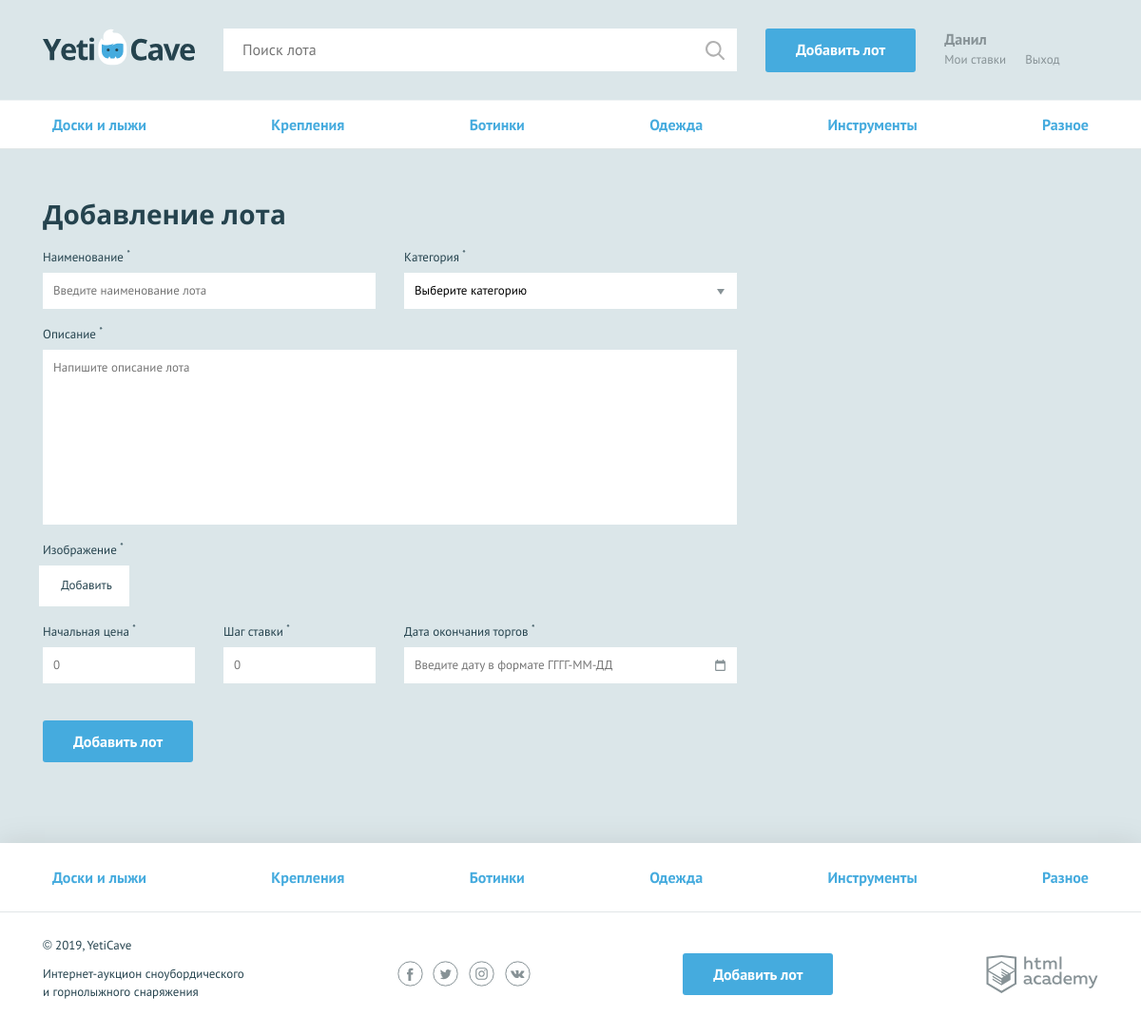
/add.php (signed in), run on the app's committed database.
### tables this page shows
CREATE TABLE IF NOT EXISTS categories
(
    id INT AUTO_INCREMENT PRIMARY KEY,
    name VARCHAR(255) NOT NULL,
    code VARCHAR(50) NOT NULL,
    UNIQUE KEY unique_name(name)
);

### helpers.php (called while the page is built, shortened)
<?php
function include_template($name, array $data = []) {
    $name = 'templates/' . $name;
    extract($data);
    require $name;
    $result = ob_get_clean();
    return $result;
}

### functions.php (called while the page is built, shortened)
<?php
function get_categories(mysqli $con): array
{
    $sql = "SELECT id, name FROM categories ORDER BY id";
    $result = mysqli_query($con, $sql);
    return mysqli_fetch_all($result, MYSQLI_ASSOC);
}

### templates/add.php (the view, shortened to what this page needs)
<?php
$form_class = $errors ? 'form form--invalid' : 'form';
?>
<main>
    <nav class="nav">
        <ul class="nav__list container">
            <?php foreach ($categories as $category): ?>
            <li class="nav__item">
                <a href="pages/all-lots.html"><?= htmlspecialchars($category['name'], ENT_QUOTES | ENT_SUBSTITUTE, 'UTF-8') ?></a>
            </li>
            <?php endforeach; ?>
        </ul>
    </nav>
    <form class="<?= $form_class ?> form--add-lot container" action="add.php" method="post" enctype="multipart/form-data">
        <h2>Добавление лота</h2>
        <div class="form__container-two">
            <div class="form__item<?= isset($errors['title']) ? ' form__item--invalid' : '' ?>">
                <label for="lot-name">Наименование <sup>*</sup></label>
                <input id="lot-name" type="text" name="title" placeholder="Введите наименование лота"
                       value="<?= htmlspecialchars($lot['title'], ENT_QUOTES | ENT_SUBSTITUTE, 'UTF-8') ?>">
            </div>
            <div class="form__item<?= isset($errors['category_id']) ? ' form__item--invalid' : '' ?>">
                <label for="category">Категория <sup>*</sup></label>
                <select id="category" name="category_id">
                    <option value="">Выберите категорию</option>
                </select>
            </div>
        </div>
        <div class="form__item form__item--wide<?= isset($errors['description']) ? ' form__item--invalid' : '' ?>">
            <label for="message">Описание <sup>*</sup></label>
            <textarea id="message" name="description" placeholder="Напишите описание лота"><?= htmlspecialchars($lot['description'], ENT_QUOTES | ENT_SUBSTITUTE, 'UTF-8') ?></textarea>
        </div>
        <div class="form__item form__item--file<?= isset($errors['image']) ? ' form__item--invalid' : '' ?>">
            <label>Изображение <sup>*</sup></label>
            <div class="form__input-file">
                <label for="lot-img">Добавить</label>
            </div>
        </div>
        <div class="form__container-three">
            <div class="form__item form__item--small<?= isset($errors['starting_price']) ? ' form__item--invalid' : '' ?>">
                <label for="lot-rate">Начальная цена <sup>*</sup></label>
                <input id="lot-rate" type="text" name="starting_price" placeholder="0"
                       value="<?= htmlspecialchars($lot['starting_price'], ENT_QUOTES | ENT_SUBSTITUTE, 'UTF-8') ?>">
            </div>
            <div class="form__item form__item--small<?= isset($errors['bid_step']) ? ' form__item--invalid' : '' ?>">
                <label for="lot-step">Шаг ставки <sup>*</sup></label>
                <input id="lot-step" type="text" name="bid_step" placeholder="0"
                       value="<?= htmlspecialchars($lot['bid_step'], ENT_QUOTES | ENT_SUBSTITUTE, 'UTF-8') ?>">
            </div>
            <div class="form__item<?= isset($errors['expiration_date']) ? ' form__item--invalid' : '' ?>">
                <label for="lot-date">Дата окончания торгов <sup>*</sup></label>
                <input class="form__input-date" id="lot-date" type="text" name="expiration_date" placeholder="Введите дату в формате ГГГГ-ММ-ДД"
                       value="<?= htmlspecialchars($lot['expiration_date'], ENT_QUOTES | ENT_SUBSTITUTE, 'UTF-8') ?>">
            </div>
        </div>
        <button type="submit" class="button">Добавить лот</button>
    </form>
</main>

### templates/layout.php (shortened to what this page needs)
<?php
$is_auth = isset($_SESSION['user']);
$user_name = $is_auth ? $_SESSION['user']['name'] : '';
$search = isset($search) && is_string($search) ? $search : '';
?>
<!DOCTYPE html>
<html lang="ru">
<head>
    <link href="/css/normalize.min.css" rel="stylesheet">
    <link href="/css/style.css" rel="stylesheet">
    <link href="/css/flatpickr.min.css" rel="stylesheet">
</head>
<body>
<div class="page-wrapper">
<header class="main-header">
    <div class="main-header__container container">
        <a class="main-header__logo" href="/index.php">
            <img src="/img/logo.svg" width="160" height="39" alt="Логотип компании YetiCave">
        </a>
        <form class="main-header__search" method="get" action="/search.php" autocomplete="off">
            <input
                type="search"
                name="search"
                placeholder="Поиск лота"
                value="<?= htmlspecialchars($search, ENT_QUOTES | ENT_SUBSTITUTE, 'UTF-8') ?>"
            >
            <input class="main-header__search-btn" type="submit" name="find" value="Найти">
        </form>
        <?php if ($is_auth): ?>
            <a class="main-header__add-lot button" href="/add.php">Добавить лот</a>
        <?php endif; ?>
        <nav class="user-menu">
            <?php if ($is_auth): ?>
                <div class="user-menu__logged">
                    <p><?= htmlspecialchars((string)$user_name, ENT_QUOTES | ENT_SUBSTITUTE, 'UTF-8') ?></p>
                    <a class="user-menu__bets" href="/index.php">Мои ставки</a>
                    <a class="user-menu__logout" href="/logout.php">Выход</a>
                </div>
            <?php endif; ?>
        </nav>
    </div>
</header>
<?= $main_content ?>
</div>
<footer class="main-footer">
    <nav class="nav">
        <ul class="nav__list container">
            <?php foreach ($categories as $category): ?>
                <li class="nav__item">
                    <a href="/index.php?category_id=<?= (int) $category['id'] ?>"><?= htmlspecialchars($category["name"], ENT_QUOTES | ENT_SUBSTITUTE, 'UTF-8') ?></a>
                </li>
            <?php endforeach; ?>
        </ul>
    </nav>
    <div class="main-footer__bottom container">
        <div class="main-footer__copyright">
            <p>© 2019, YetiCave</p>
            <p>Интернет-аукцион сноубордического и горнолыжного снаряжения</p>
        </div>
        <div class="main-footer__social social">
            <a class="social__link social__link--facebook" href="#">
            </a>
            <a class="social__link social__link--twitter" href="#">
            </a>
            <a class="social__link social__link--instagram" href="#">
            </a>
            <a class="social__link social__link--vkontakte" href="#">
            </a>
        </div>
        <?php if ($is_auth): ?>
            <a class="main-footer__add-lot button" href="/add.php">Добавить лот</a>
        <?php endif; ?>
        <div class="main-footer__developed-by">
            <a class="logo-academy" href="https://htmlacademy.ru/intensive/php">
            </a>
        </div>
    </div>
</footer>
</body>
</html>

### data on the page
categories: name "Доски и лыжи"
categories: name "Крепления"
categories: name "Ботинки"
categories: name "Одежда"
categories: name "Инструменты"
categories: name "Разное"

### other printed values
$user_name "Данил"
